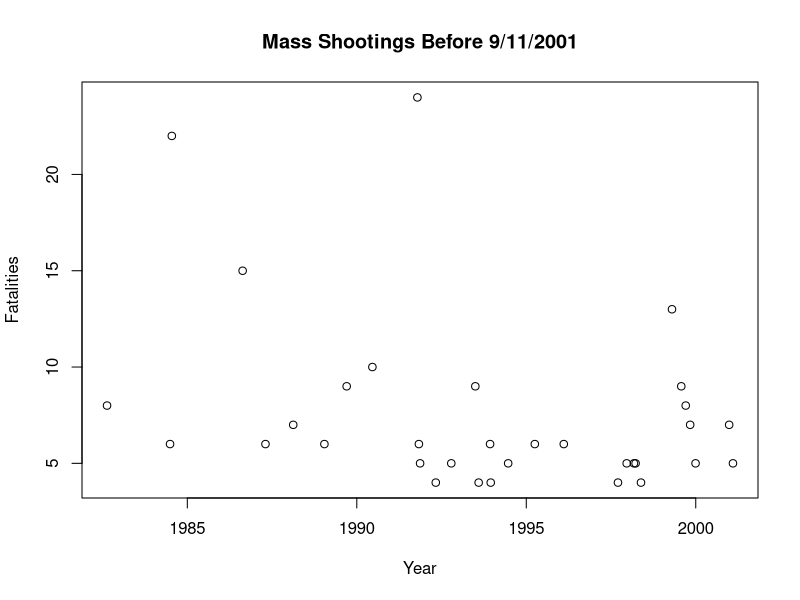
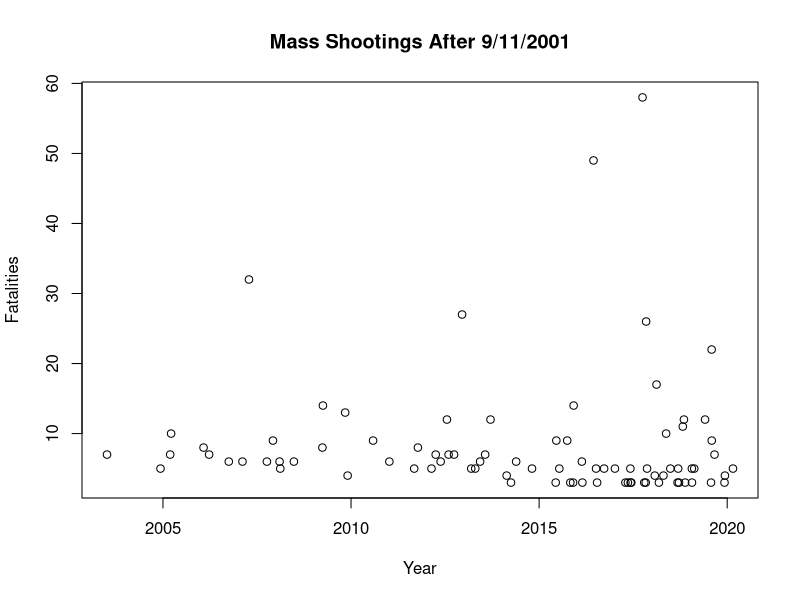
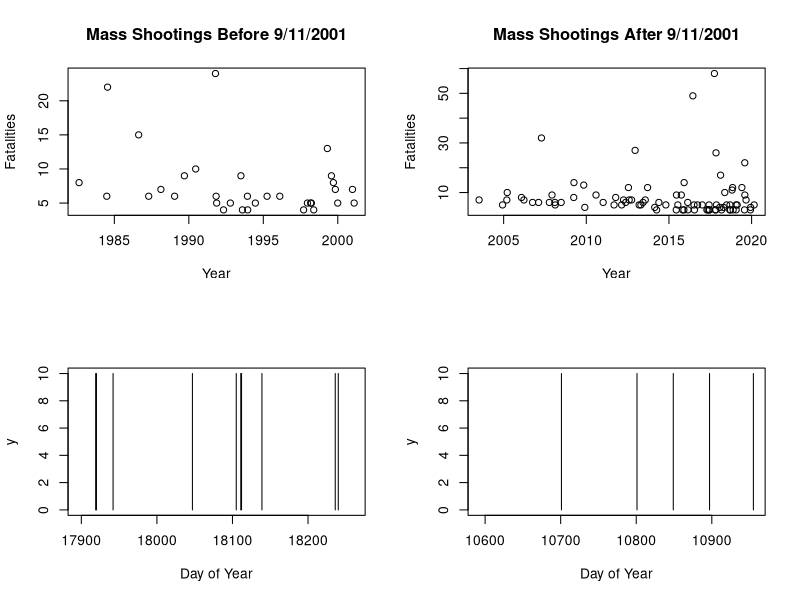
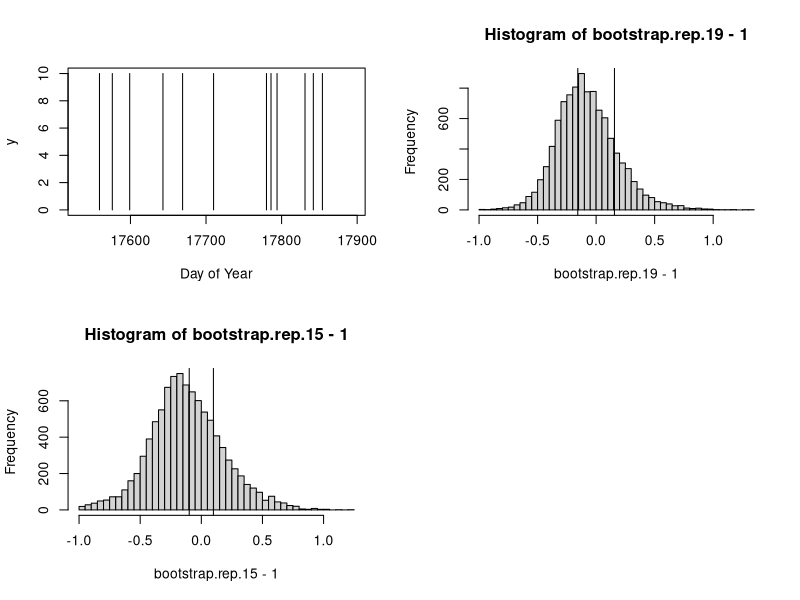

Reproduce these figures in R, in order.
## ---- chunk 1
shootings.dataset<-read.csv("data.csv") #importing the dataset 
shootings.dataset
## ---- chunk 2
# install.packages('dplyr') # this package contains the mutate function which we used below 

library(dplyr)

shootings.dataset <- mutate(shootings.dataset, date= as.Date(date, format = "%m/%d/%Y"))
shootings.dataset$date # converting the dates in the data set to actual dates in R
## ---- chunk 3
a <- shootings.dataset[86:118, 3]

b <- shootings.dataset[86:118, 5]

plot(a, b, main = "Mass Shootings Before 9/11/2001",xlab = "Year", ylab = "Fatalities")
## ---- chunk 4
x <- shootings.dataset[1:85, 3]

y <- shootings.dataset[1:85, 5]

plot(x, y,main = "Mass Shootings After 9/11/2001", xlab = "Year", ylab = "Fatalities")
## ---- chunk 5
par(mfrow=c(2,2))
plot(a, b, main = "Mass Shootings Before 9/11/2001",xlab = "Year", ylab = "Fatalities")
plot(x, y,main = "Mass Shootings After 9/11/2001", xlab = "Year", ylab = "Fatalities")
## ---- chunk 6
from.date <- as.Date('2019-01-01', format = "%Y-%m-%d")
to.date <- as.Date('2019-12-31', format = "%Y-%m-%d")

plot(NA, xlim=c(from.date, to.date), ylim=c(0,10), xlab="Day of Year", ylab="y")

segments(shootings.dataset$date, 0, y1=10)
## ---- chunk 7
from.date.1 <- as.Date('1999-01-01', format = "%Y-%m-%d")
to.date.1 <- as.Date('1999-12-31', format = "%Y-%m-%d")

plot(NA, xlim=c(from.date.1, to.date.1), ylim=c(0,10), xlab="Day of Year", ylab="y")

segments(shootings.dataset$date, 0, y1=10)
## ---- chunk 8
from.date.2 <- as.Date('2018-01-01', format = "%Y-%m-%d")
to.date.2 <- as.Date('2018-12-31', format = "%Y-%m-%d")

plot(NA, xlim=c(from.date.2, to.date.2), ylim=c(0,10), xlab="Day of Year", ylab="y")

segments(shootings.dataset$date, 0, y1=10)
## ---- chunk 9
tau.19 <- as.numeric(-diff(shootings.dataset$date[2:11])) #Calculating the time between two successive mass shootings in the year 2019

tau.sd.19 <- sd(tau.19) 
tau.mean.19 <- mean(tau.19)

coef.variation.19 <- tau.sd.19/tau.mean.19 # Calculating the coefficient of variation for 2019

coef.variation.19-1
## ---- chunk 10
bootstrap.coef.var <- function(days, shootings){
  boot.coef <- rbinom(days, 1, shootings/days)

  if((length(which(boot.coef == 1)) == 0) || (length(which(boot.coef == 1)) == 1) || (length(which(boot.coef == 1)) == 2)){
    return(NA)
  } else {
  tau.boot <- diff(which(boot.coef == 1))-1

  tau.boot.sd <- sd(tau.boot)
  tau.boot.mean <- mean(tau.boot)
  tau.boot.variation <- (tau.boot.sd/tau.boot.mean)
  
  return(tau.boot.variation)
  }
}

bootstrap.rep.19 <- replicate(10000, bootstrap.coef.var(365, 10))

hist(bootstrap.rep.19-1, breaks="FD")
abline(v=coef.variation.19-1)
abline(v=-coef.variation.19+1)
## ---- chunk 11

right.tail.19 <- bootstrap.rep.19-1 >= coef.variation.19-1 # true=values to the right of the hist

left.tail.19 <- bootstrap.rep.19-1 <= -coef.variation.19+1 # true=values to the left of the hist
  
right.tail.19 | left.tail.19 # TRUE where they're in the right tail OR left tail
  
(sum(right.tail.19 | left.tail.19, na.rm=TRUE))/sum(!is.na(bootstrap.rep.19)) #p value 
## ---- chunk 12
tau.2015 <- as.numeric(-diff(shootings.dataset$date[41:47])) #Calculating the time between two successive mass shootings in the year 2015

tau.sd.15 <- sd(tau.2015) 
tau.mean.15 <- mean(tau.2015)

coef.variation.15 <- tau.sd.15/tau.mean.15 # Calculating the coefficient of variation for 2015

coef.variation.15-1
## ---- chunk 13
bootstrap.rep.15 <- replicate(10000, bootstrap.coef.var(365, 7))

hist(bootstrap.rep.15-1, breaks="FD")
abline(v=coef.variation.15-1)
abline(v=-coef.variation.15+1)
## ---- chunk 14
right.tail.15 <- bootstrap.rep.15-1 >= coef.variation.15-1 # true=values to the right of the hist

left.tail.15 <- bootstrap.rep.15-1 <= -coef.variation.15+1 # true=values to the left of the hist
  
right.tail.15 | left.tail.15 # TRUE where they're in the right tail OR left tail
  
(sum(right.tail.15 | left.tail.15, na.rm=TRUE))/sum(!is.na(bootstrap.rep.15)) #p value 
